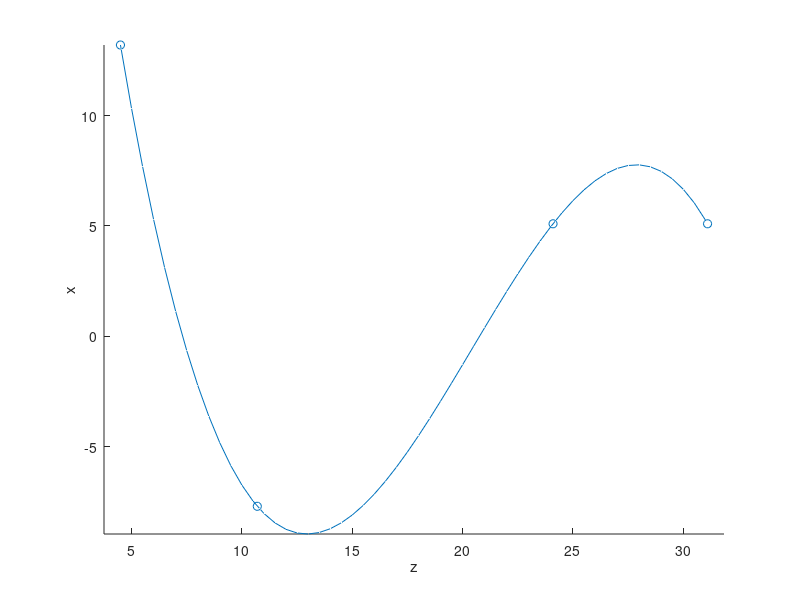

MATLAB code to generate this figure: (Note: this script raises an error after producing the figure.)
clear; 
clc;
close all;

%%%% parameters
nout = .9;  %outlier percent
curvePoints = [51 -10 311; 51 0 241; -77 15 107; 132 20 45];  %oracle polynomial points
curveScale = 1/10;   
nmeasurement = 5000;
nIts = 168;

%inlier measurement description
inlierImageScoreCorrelation = -.5;  % how well is our image score correlated with distance
inlierMeasurementError = 3*curveScale;
inlierScoreMean = .8;

%outlier measurement description
normallyDistributedOutliers = false;  %draw outliers from normal distribution or uniform distribution?
outlierScoreMean = .5;
outlierMeasurementError = 25*curveScale;

%%%% end parameters

addpath('.\Needle Simulations for Joey');

%seed rand for deterministic results!
rng(1);


%generate the oracle curve from curvePoints 
curvePoints = curvePoints*curveScale;

Ain = [curvePoints(:, 3).^3 curvePoints(:,3).^2 curvePoints(:,3).^1 curvePoints(:, 3).^0];
binx = curvePoints(:, 1);
biny = curvePoints(:, 2);
win = ones(size(binx));

% use z as a descriptor variable and regress x and y off z
zrange = [min(curvePoints(:,3)) max(curvePoints(:, 3))];
Zplot = transpose([min(curvePoints(:, 3)):.5:max(curvePoints(:,3))]);
Zcoeffs = [Zplot.^3 Zplot.^2 Zplot.^1 Zplot.^0];

%x as a function of z
polyX = lscov(Ain, binx);  
%y as a function of z
polyY = lscov(Ain, biny);  

figure;
set(figure(1),'name','measurement plot','numbertitle','off');
hold on;
scatter3(curvePoints(:, 3), curvePoints(:, 1), curvePoints(:, 2));

oracle = [Zplot Zcoeffs*polyX Zcoeffs*polyY];
plot3(oracle(:,1), oracle(:,2), oracle(:,3));
axis equal;
xlabel('z');
ylabel('x');
zlabel('y');
norm(curvePoints(4,:)-curvePoints(1,:));


% now we have the "oracle" model, given by polyX and polyY which describes X and Y
% as functions of Z

%describe measurement score random variable for inliers
upperScaleFactorMeasurement = 2;
inlierMeasurementVariance = (inlierMeasurementError/3)^2;     % 3 standard deviations of mean.  98% will be above 0
inlierScoreVariance = ((inlierScoreMean/4)/3)^2;  %3 standard deviations within scoreMean/4
distScore = GenerateErrorScore(inlierImageScoreCorrelation, inlierMeasurementError, upperScaleFactorMeasurement, inlierMeasurementVariance, inlierScoreMean, inlierScoreVariance, nmeasurement);
inliers = GenerateSamplesFromErrorDistScore(distScore, zrange, polyX, polyY, nmeasurement);
inlierImageScores = max(distScore(:,2),0);              % should be a low number but is possible

if(normallyDistributedOutliers)
    %describe measurement score random variable for outliers
    ouliterImageScoreCorrelation = -.5;
    upperScaleFactorMeasurmement = 2;
    outlierMeasurementVariance = (outlierMeasurementError/3)^2;     % 3 standard deviations of mean.  98% will be above 0
    outlierScoreVariance = (outlierScoreMean/3)^2;
    distScoreOutliers = GenerateErrorScore(ouliterImageScoreCorrelation, outlierMeasurementError, upperScaleFactorMeasurement, outlierMeasurementVariance, outlierScoreMean, outlierScoreVariance, nmeasurement);
    outliers = GenerateSamplesFromErrorDistScore(distScoreOutliers, zrange, polyX, polyY, nmeasurement);
    outlierImageScores = max(distScoreOutliers(:,2), 0);
    figure(3);
    scatter(distScoreOutliers(:,1), distScoreOutliers(:,2));
    set(figure(3),'name','outlier scatter','numbertitle','off');
else
    oliers = GenerateOutliers(outlierScoreMean, (outlierScoreMean/3)^2, outlierMeasurementError, nmeasurement, zrange, polyX, polyY);
    outliers = oliers(:,[1:3]);
    outlierImageScores = max(oliers(:, 4), 0);
end


figure(2);
scatter(distScore(:,1), distScore(:,2));
set(figure(2),'name','inlier scatter','numbertitle','off');

figure(1);

ninsDis = round(500*(1-nout));
noutsDis = 500-ninsDis;
scatter3(inliers([1:ninsDis],1), inliers([1:ninsDis],2), inliers([1:ninsDis],3), 'r.');
scatter3(outliers([1:noutsDis],1), outliers([1:noutsDis],2), outliers([1:noutsDis],3), 'kx');

nstart = 500;
nins = round(nstart*(1-nout));
nouts = nstart-nins;
iin = inliers([1:nins],:);
inliers = removerows(inliers, 'ind', [1:nins]); 
oin = outliers([1:nouts], :);
outliers = removerows(outliers, 'ind', [1:nouts]); 

measurements = [iin; oin];
imageScores = [inlierImageScores([1:nins]); outlierImageScores([1:nouts])];
inlierImageScores = removerows(inlierImageScores, 'ind', [1:nins]);
outlierImageScores = removerows(outlierImageScores, 'ind', [1:nouts]);

modelScores = ones(length(imageScores), 1);
model = FitModel(measurements, imageScores);
polyFit = [Zplot Zcoeffs*model(:,1) Zcoeffs*model(:,2)];
error = RmsError(polyFit, oracle);

errorNull = error;

nPerIt = round(nmeasurement/nIts);
nLeft = nmeasurement-nstart;
rmeRange = [1:size(Zplot, 1)/5];
while(nLeft > 0) 
    inout = unifrnd(1, 100, nPerIt, 1);
    numin = size(inout(inout(:,1) > 100*nout), 1);
    numout = size(inout(inout(:,1) <= 100*nout), 1);
    %inout(:,1) means inlier, else outlier
    
    measurements = [measurements; inliers([1:numin],:)];
    measurements = [measurements; outliers([1:numout],:)];
    imageScores = [imageScores; inlierImageScores([1:numin])];
    imageScores = [imageScores; outlierImageScores([1:numout])];
    
    % remove the measurements from the stack
    inliers = removerows(inliers, 'ind', [1:numin]);
    outliers = removerows(outliers, 'ind', [1:numout]);
    inlierImageScores = removerows(inlierImageScores, 'ind', [1:numin]);
    outlierImageScores = removerows(outlierImageScores, 'ind', [1:numout]);
    
    modelScores = EvaluateModelOnPoints(model(:,1), model(:,2), measurements);
    model = FitModel(measurements, 1./(max(modelScores,1)));
    polyFit = [Zplot Zcoeffs*model(:,1) Zcoeffs*model(:,2)];
    
    modelNull = FitModel(measurements, imageScores);
    polyFitNull = [Zplot Zcoeffs*modelNull(:,1) Zcoeffs*modelNull(:,2)];
    
    rme = RmsError(polyFit(rmeRange,:), oracle(rmeRange,:));
    error = [error; rme];
    
    rme = RmsError(polyFitNull(rmeRange,:), oracle(rmeRange,:));
    errorNull = [errorNull; rme];
    
    nLeft = nLeft-nPerIt;
end

modelNull = FitModel(measurements, ones(size(measurements, 1), 1));
polyFitNull = [Zplot Zcoeffs*modelNull(:,1) Zcoeffs*modelNull(:,2)];
rmsErrorNull = RmsError(polyFitNull, oracle);

figure(5);
set(figure(5),'name','oracle vs fits','numbertitle','off');
hold on;
plot3(oracle(:,1), oracle(:, 2), oracle(:,3), 'b');
plot3(polyFit(:,1), polyFit(:, 2), polyFit(:,3), 'g-');
plot3(polyFitNull(:,1), polyFitNull(:, 2), polyFitNull(:,3), 'y-');
axis equal;
xlabel('z');
ylabel('x');
zlabel('y');
legend('Oracle', 'With Model Weighting', 'Without Model Weighting');

figure(4);
set(figure(4),'name','rms error plots','numbertitle','off');
hold on;
plot(error);
plot(errorNull, 'r');
legend('With Model Weighting', 'Without Model Weighting');
xlabel('Iterations');
ylabel('RmsError');







